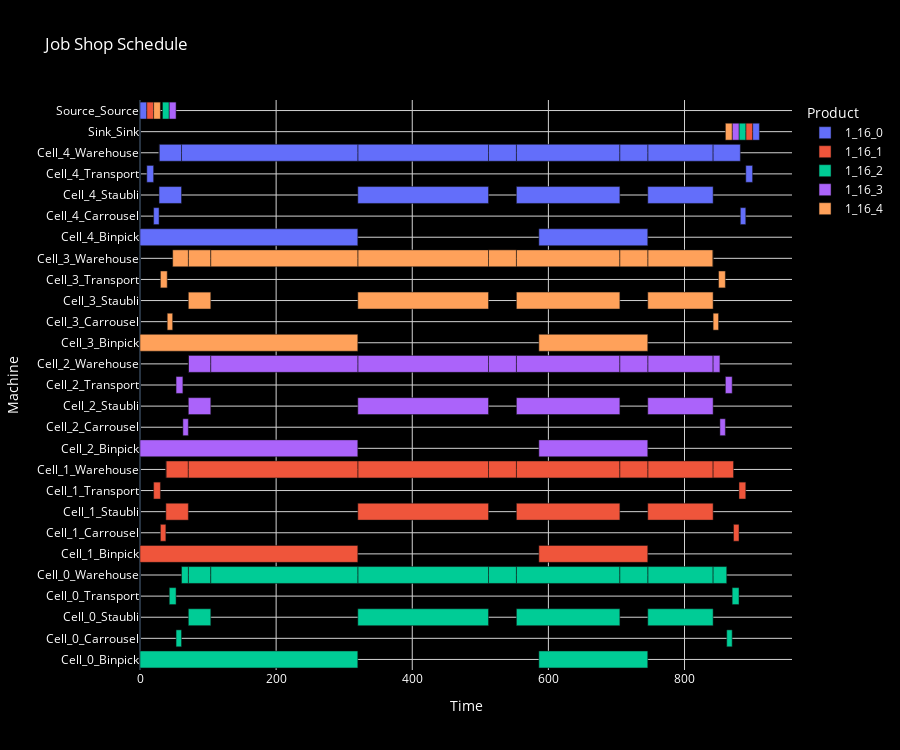

Source (notebook cell):
### Code cell
jobs = model_ilp.get_jobs()
info = model_ilp.get_info()
start, duration, job_resource,_ = model_ilp.get_dv()
info_resource = model_ilp.get_info_resource()
to_show =  []
dict_job_start = {}

for index in range(len(start)):
    dict_job_start[index] = start[index].value()

for job,job_info in jobs.items():
    subject = info[job_info['__id__']][0]
    start_job = start[subject].value()
    end_job = start[subject].value() + duration[subject].value()
    ris_id = job_resource[subject].value()
    resource = next((k for k, v in info_resource.items() if v == ris_id), None)
    product = info[job_info['__id__']][2]
    job_name = info[job_info['__id__']][4]
    to_show.append(dict(Task = f'Task {subject}', Start= start_job,End = end_job, Resource = resource, Product = product, Name=job_name))

# Convert the tasks to a DataFrame for easier manipulation
df = pd.DataFrame(to_show)

# Calculate the duration of each task
df['Duration'] = df['End'] - df['Start']

# Use px.bar to create the Gantt chart with item-based colors
fig = px.bar(df, x='Duration', y='Resource', color='Product', orientation='h',
             hover_data=['Start', 'End', 'Task','Name'], base='Start', title="Job Shop Schedule")

# Update the layout to set the background to black and adjust text/grid colors for visibility
fig.update_layout(
    plot_bgcolor='black',  # Set background color of the plot to black
    paper_bgcolor='black',  # Set the overall figure background to black
    xaxis=dict(showgrid=True, gridcolor='lightgray', title="Time", color='white'),  # Set grid lines and label color to light for visibility
    yaxis=dict(showgrid=True, gridcolor='lightgray', title="Machine", color='white', categoryorder='category ascending'),  # Set grid and label color
    font=dict(color='white'),  # Set general font color to white for readability
    title_font=dict(color='white')  # Ensure the title font is also visible
)
fig.update_layout(height=750)
fig.show()

### Figure 1 — Plotly figure (JSON) as saved in the notebook; plotly's stock layout.template omitted (floating-point values rounded to 4 significant figures)
{"data": [{"alignmentgroup": "True", "base": [0, 10, 20, 28, 0, 320, 553, 586, 746, 882, 890, 900, 28, 28, 320, 61, 553, 512, 746, 705, 842], "customdata": [[10, "Task 0", "1_16_0_0"], [20, "Task 1", "1_16_0_1"], [28, "Task 2", "1_16_0_2"], [61, "Task 3", "1_16_0_3"], [320, "Task 4", "1_16_0_4"], [512, "Task 5", "1_16_0_5"], [705, "Task 6", "1_16_0_6"], [746, "Task 7", "1_16_0_7"], [842, "Task 8", "1_16_0_8"], [890, "Task 9", "1_16_0_9"], [900, "Task 10", "1_16_0_10"], [910, "Task 11", "1_16_0_11"], [61, "Task 12", "warehouse_for_1_16_0_3"], [28, "Task 13", "filler_between_1_16_0_2_and_warehouse_for_1_16_0_3"], [512, "Task 14", "warehouse_for_1_16_0_5"], [320, "Task 15", "filler_between_warehouse_for_1_16_0_3_and_warehouse_for_1_16_0_5"], [705, "Task 16", "warehouse_for_1_16_0_6"], [553, "Task 17", "filler_between_warehouse_for_1_16_0_5_and_warehouse_for_1_16_0_6"], [842, "Task 18", "warehouse_for_1_16_0_8"], [746, "Task 19", "filler_between_warehouse_for_1_16_0_6_and_warehouse_for_1_16_0_8"], [882, "Task 20", "filler_between_warehouse_for_1_16_0_8_and_1_16_0_9"]], "hovertemplate": "Product=1_16_0<br>Start=%{base}<br>Duration=%{x}<br>Resource=%{y}<br>End=%{customdata[0]}<br>Task=%{customdata[1]}<br>Name=%{customdata[2]}<extra></extra>", "legendgroup": "1_16_0", "marker": {"color": "#636efa", "pattern": {"shape": ""}}, "name": "1_16_0", "offsetgroup": "1_16_0", "orientation": "h", "showlegend": true, "textposition": "auto", "x": [10, 10, 8, 33, 320, 192, 152, 160, 96, 8, 10, 10, 33, 0, 192, 259, 152, 41, 96, 41, 40], "xaxis": "x", "y": ["Source_Source", "Cell_4_Transport", "Cell_4_Carrousel", "Cell_4_Staubli", "Cell_4_Binpick", "Cell_4_Staubli", "Cell_4_Staubli", "Cell_4_Binpick", "Cell_4_Staubli", "Cell_4_Carrousel", "Cell_4_Transport", "Sink_Sink", "Cell_4_Warehouse", "Cell_4_Warehouse", "Cell_4_Warehouse", "Cell_4_Warehouse", "Cell_4_Warehouse", "Cell_4_Warehouse", "Cell_4_Warehouse", "Cell_4_Warehouse", "Cell_4_Warehouse"], "yaxis": "y", "type": "bar"}, {"alignmentgroup": "True", "base": [10, 20, 30, 38, 0, 320, 553, 586, 746, 872, 880, 890, 38, 38, 320, 71, 553, 512, 746, 705, 842], "customdata": [[20, "Task 21", "1_16_1_0"], [30, "Task 22", "1_16_1_1"], [38, "Task 23", "1_16_1_2"], [71, "Task 24", "1_16_1_3"], [320, "Task 25", "1_16_1_4"], [512, "Task 26", "1_16_1_5"], [705, "Task 27", "1_16_1_6"], [746, "Task 28", "1_16_1_7"], [842, "Task 29", "1_16_1_8"], [880, "Task 30", "1_16_1_9"], [890, "Task 31", "1_16_1_10"], [900, "Task 32", "1_16_1_11"], [71, "Task 33", "warehouse_for_1_16_1_3"], [38, "Task 34", "filler_between_1_16_1_2_and_warehouse_for_1_16_1_3"], [512, "Task 35", "warehouse_for_1_16_1_5"], [320, "Task 36", "filler_between_warehouse_for_1_16_1_3_and_warehouse_for_1_16_1_5"], [705, "Task 37", "warehouse_for_1_16_1_6"], [553, "Task 38", "filler_between_warehouse_for_1_16_1_5_and_warehouse_for_1_16_1_6"], [842, "Task 39", "warehouse_for_1_16_1_8"], [746, "Task 40", "filler_between_warehouse_for_1_16_1_6_and_warehouse_for_1_16_1_8"], [872, "Task 41", "filler_between_warehouse_for_1_16_1_8_and_1_16_1_9"]], "hovertemplate": "Product=1_16_1<br>Start=%{base}<br>Duration=%{x}<br>Resource=%{y}<br>End=%{customdata[0]}<br>Task=%{customdata[1]}<br>Name=%{customdata[2]}<extra></extra>", "legendgroup": "1_16_1", "marker": {"color": "#EF553B", "pattern": {"shape": ""}}, "name": "1_16_1", "offsetgroup": "1_16_1", "orientation": "h", "showlegend": true, "textposition": "auto", "x": [10, 10, 8, 33, 320, 192, 152, 160, 96, 8, 10, 10, 33, 0, 192, 249, 152, 41, 96, 41, 30], "xaxis": "x", "y": ["Source_Source", "Cell_1_Transport", "Cell_1_Carrousel", "Cell_1_Staubli", "Cell_1_Binpick", "Cell_1_Staubli", "Cell_1_Staubli", "Cell_1_Binpick", "Cell_1_Staubli", "Cell_1_Carrousel", "Cell_1_Transport", "Sink_Sink", "Cell_1_Warehouse", "Cell_1_Warehouse", "Cell_1_Warehouse", "Cell_1_Warehouse", "Cell_1_Warehouse", "Cell_1_Warehouse", "Cell_1_Warehouse", "Cell_1_Warehouse", "Cell_1_Warehouse"], "yaxis": "y", "type": "bar"}, {"alignmentgroup": "True", "base": [33, 43, 53, 71, 0, 320, 553, 586, 746, 862, 870, 880, 71, 61, 320, 104, 553, 512, 746, 705, 842], "customdata": [[43, "Task 42", "1_16_2_0"], [53, "Task 43", "1_16_2_1"], [61, "Task 44", "1_16_2_2"], [104, "Task 45", "1_16_2_3"], [320, "Task 46", "1_16_2_4"], [512, "Task 47", "1_16_2_5"], [705, "Task 48", "1_16_2_6"], [746, "Task 49", "1_16_2_7"], [842, "Task 50", "1_16_2_8"], [870, "Task 51", "1_16_2_9"], [880, "Task 52", "1_16_2_10"], [890, "Task 53", "1_16_2_11"], [104, "Task 54", "warehouse_for_1_16_2_3"], [71, "Task 55", "filler_between_1_16_2_2_and_warehouse_for_1_16_2_3"], [512, "Task 56", "warehouse_for_1_16_2_5"], [320, "Task 57", "filler_between_warehouse_for_1_16_2_3_and_warehouse_for_1_16_2_5"], [705, "Task 58", "warehouse_for_1_16_2_6"], [553, "Task 59", "filler_between_warehouse_for_1_16_2_5_and_warehouse_for_1_16_2_6"], [842, "Task 60", "warehouse_for_1_16_2_8"], [746, "Task 61", "filler_between_warehouse_for_1_16_2_6_and_warehouse_for_1_16_2_8"], [862, "Task 62", "filler_between_warehouse_for_1_16_2_8_and_1_16_2_9"]], "hovertemplate": "Product=1_16_2<br>Start=%{base}<br>Duration=%{x}<br>Resource=%{y}<br>End=%{customdata[0]}<br>Task=%{customdata[1]}<br>Name=%{customdata[2]}<extra></extra>", "legendgroup": "1_16_2", "marker": {"color": "#00cc96", "pattern": {"shape": ""}}, "name": "1_16_2", "offsetgroup": "1_16_2", "orientation": "h", "showlegend": true, "textposition": "auto", "x": [10, 10, 8, 33, 320, 192, 152, 160, 96, 8, 10, 10, 33, 10, 192, 216, 152, 41, 96, 41, 20], "xaxis": "x", "y": ["Source_Source", "Cell_0_Transport", "Cell_0_Carrousel", "Cell_0_Staubli", "Cell_0_Binpick", "Cell_0_Staubli", "Cell_0_Staubli", "Cell_0_Binpick", "Cell_0_Staubli", "Cell_0_Carrousel", "Cell_0_Transport", "Sink_Sink", "Cell_0_Warehouse", "Cell_0_Warehouse", "Cell_0_Warehouse", "Cell_0_Warehouse", "Cell_0_Warehouse", "Cell_0_Warehouse", "Cell_0_Warehouse", "Cell_0_Warehouse", "Cell_0_Warehouse"], "yaxis": "y", "type": "bar"}, {"alignmentgroup": "True", "base": [43, 53, 63, 71, 0, 320, 553, 586, 746, 852, 860, 870, 71, 71, 320, 104, 553, 512, 746, 705, 842], "customdata": [[53, "Task 63", "1_16_3_0"], [63, "Task 64", "1_16_3_1"], [71, "Task 65", "1_16_3_2"], [104, "Task 66", "1_16_3_3"], [320, "Task 67", "1_16_3_4"], [512, "Task 68", "1_16_3_5"], [705, "Task 69", "1_16_3_6"], [746, "Task 70", "1_16_3_7"], [842, "Task 71", "1_16_3_8"], [860, "Task 72", "1_16_3_9"], [870, "Task 73", "1_16_3_10"], [880, "Task 74", "1_16_3_11"], [104, "Task 75", "warehouse_for_1_16_3_3"], [71, "Task 76", "filler_between_1_16_3_2_and_warehouse_for_1_16_3_3"], [512, "Task 77", "warehouse_for_1_16_3_5"], [320, "Task 78", "filler_between_warehouse_for_1_16_3_3_and_warehouse_for_1_16_3_5"], [705, "Task 79", "warehouse_for_1_16_3_6"], [553, "Task 80", "filler_between_warehouse_for_1_16_3_5_and_warehouse_for_1_16_3_6"], [842, "Task 81", "warehouse_for_1_16_3_8"], [746, "Task 82", "filler_between_warehouse_for_1_16_3_6_and_warehouse_for_1_16_3_8"], [852, "Task 83", "filler_between_warehouse_for_1_16_3_8_and_1_16_3_9"]], "hovertemplate": "Product=1_16_3<br>Start=%{base}<br>Duration=%{x}<br>Resource=%{y}<br>End=%{customdata[0]}<br>Task=%{customdata[1]}<br>Name=%{customdata[2]}<extra></extra>", "legendgroup": "1_16_3", "marker": {"color": "#ab63fa", "pattern": {"shape": ""}}, "name": "1_16_3", "offsetgroup": "1_16_3", "orientation": "h", "showlegend": true, "textposition": "auto", "x": [10, 10, 8, 33, 320, 192, 152, 160, 96, 8, 10, 10, 33, 0, 192, 216, 152, 41, 96, 41, 10], "xaxis": "x", "y": ["Source_Source", "Cell_2_Transport", "Cell_2_Carrousel", "Cell_2_Staubli", "Cell_2_Binpick", "Cell_2_Staubli", "Cell_2_Staubli", "Cell_2_Binpick", "Cell_2_Staubli", "Cell_2_Carrousel", "Cell_2_Transport", "Sink_Sink", "Cell_2_Warehouse", "Cell_2_Warehouse", "Cell_2_Warehouse", "Cell_2_Warehouse", "Cell_2_Warehouse", "Cell_2_Warehouse", "Cell_2_Warehouse", "Cell_2_Warehouse", "Cell_2_Warehouse"], "yaxis": "y", "type": "bar"}, {"alignmentgroup": "True", "base": [20, 30, 40, 71, 0, 320, 553, 586, 746, 842, 850, 860, 71, 48, 320, 104, 553, 512, 746, 705, 842], "customdata": [[30, "Task 84", "1_16_4_0"], [40, "Task 85", "1_16_4_1"], [48, "Task 86", "1_16_4_2"], [104, "Task 87", "1_16_4_3"], [320, "Task 88", "1_16_4_4"], [512, "Task 89", "1_16_4_5"], [705, "Task 90", "1_16_4_6"], [746, "Task 91", "1_16_4_7"], [842, "Task 92", "1_16_4_8"], [850, "Task 93", "1_16_4_9"], [860, "Task 94", "1_16_4_10"], [870, "Task 95", "1_16_4_11"], [104, "Task 96", "warehouse_for_1_16_4_3"], [71, "Task 97", "filler_between_1_16_4_2_and_warehouse_for_1_16_4_3"], [512, "Task 98", "warehouse_for_1_16_4_5"], [320, "Task 99", "filler_between_warehouse_for_1_16_4_3_and_warehouse_for_1_16_4_5"], [705, "Task 100", "warehouse_for_1_16_4_6"], [553, "Task 101", "filler_between_warehouse_for_1_16_4_5_and_warehouse_for_1_16_4_6"], [842, "Task 102", "warehouse_for_1_16_4_8"], [746, "Task 103", "filler_between_warehouse_for_1_16_4_6_and_warehouse_for_1_16_4_8"], [842, "Task 104", "filler_between_warehouse_for_1_16_4_8_and_1_16_4_9"]], "hovertemplate": "Product=1_16_4<br>Start=%{base}<br>Duration=%{x}<br>Resource=%{y}<br>End=%{customdata[0]}<br>Task=%{customdata[1]}<br>Name=%{customdata[2]}<extra></extra>", "legendgroup": "1_16_4", "marker": {"color": "#FFA15A", "pattern": {"shape": ""}}, "name": "1_16_4", "offsetgroup": "1_16_4", "orientation": "h", "showlegend": true, "textposition": "auto", "x": [10, 10, 8, 33, 320, 192, 152, 160, 96, 8, 10, 10, 33, 23, 192, 216, 152, 41, 96, 41, 0], "xaxis": "x", "y": ["Source_Source", "Cell_3_Transport", "Cell_3_Carrousel", "Cell_3_Staubli", "Cell_3_Binpick", "Cell_3_Staubli", "Cell_3_Staubli", "Cell_3_Binpick", "Cell_3_Staubli", "Cell_3_Carrousel", "Cell_3_Transport", "Sink_Sink", "Cell_3_Warehouse", "Cell_3_Warehouse", "Cell_3_Warehouse", "Cell_3_Warehouse", "Cell_3_Warehouse", "Cell_3_Warehouse", "Cell_3_Warehouse", "Cell_3_Warehouse", "Cell_3_Warehouse"], "yaxis": "y", "type": "bar"}], "layout": {"xaxis": {"anchor": "y", "domain": [0.0, 1.0], "title": {"text": "Time"}, "showgrid": true, "gridcolor": "lightgray", "color": "white"}, "yaxis": {"anchor": "x", "domain": [0.0, 1.0], "title": {"text": "Machine"}, "showgrid": true, "gridcolor": "lightgray", "color": "white", "categoryorder": "category ascending"}, "legend": {"title": {"text": "Product"}, "tracegroupgap": 0}, "title": {"text": "Job Shop Schedule", "font": {"color": "white"}}, "barmode": "relative", "font": {"color": "white"}, "plot_bgcolor": "black", "paper_bgcolor": "black", "height": 750}}
